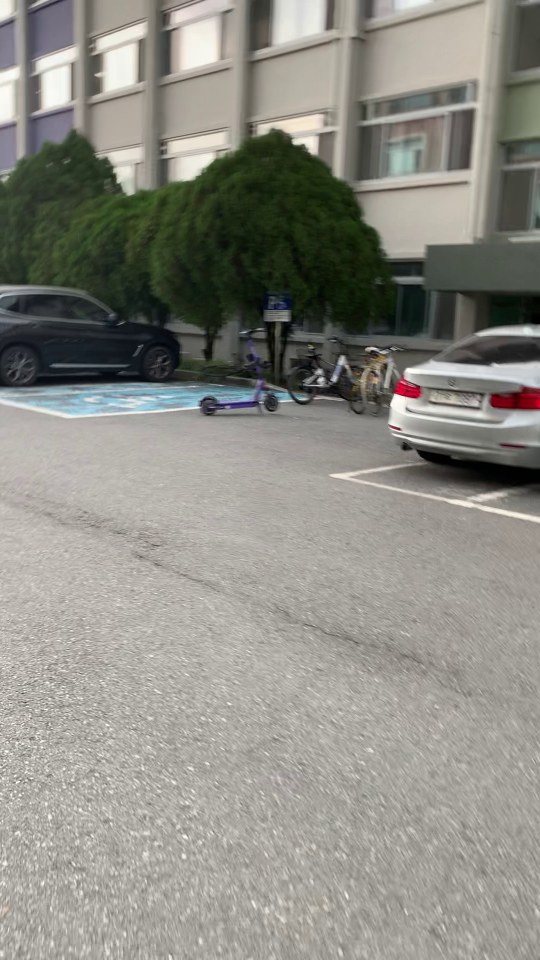
#> input picture img/00007.jpg, 1080 x 1920 px (shown at 1/2 size); its folder holds 4 pictures in this run
$ jupyter execute --allow-errors PIL-resizing.ipynb
#> lines starting #> are read from the running program, lines starting #| are printed output that depends on the picture
[cell 1]
import os

targerdir = r"C:\Users\FBK\Desktop\capstone\practice_1007\label"
print(targerdir)

#> (the rest of this cell did not finish here and is left out)

### 이미지 resizing

[cell 2]
from PIL import Image
import os

img_path = r"./img"
img_files = os.listdir(img_path)

new_img_path = r"./resize_img"

def resizeImg(files, imgPath, newImgPath):
#> called with imgPath = './img', newImgPath = './resize_img'
    if not os.path.exists(newImgPath):
        os.makedirs(newImgPath)

    for image_file in files:
        image = Image.open(imgPath + '/' + image_file)
#> image is the input picture: PIL image 1080x1920 RGB; mean R, G, B 140.2, 139.3, 131.6
        resize_image = image.resize((108, 192))
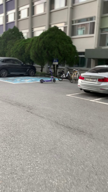
#> resize_image: PIL image 108x192 RGB; mean R, G, B 140.2, 139.3, 131.6
        resize_image.save(newImgPath + '/' + image_file)
#> pass 2 of the loop in resizeImg, `for image_file in files:`:
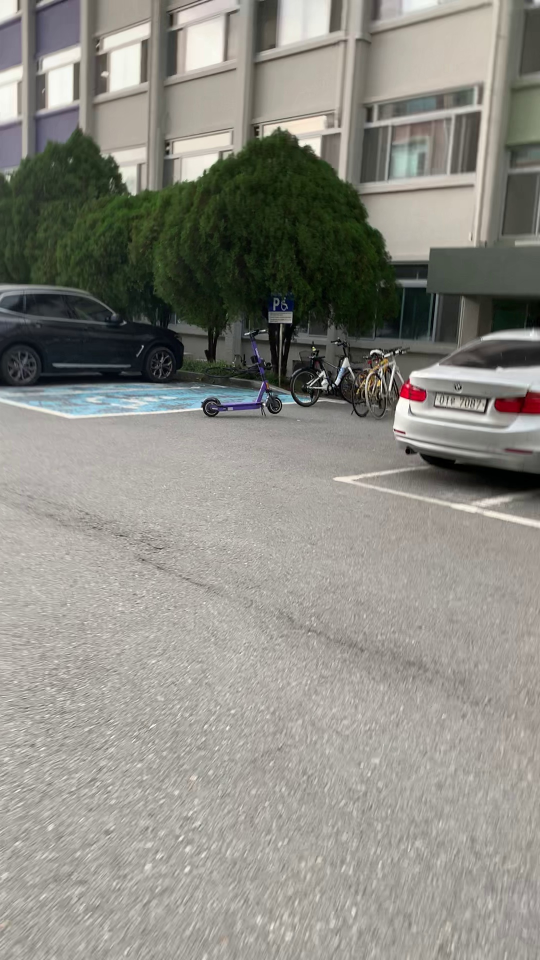
#> input picture img/00008.jpg, 1080 x 1920 px (shown at 1/2 size)
#> in resizeImg, image is the input picture: PIL image 1080x1920 RGB; mean R, G, B 140.1, 138.9, 131.3
#> in resizeImg, `resize_image = image.resize((108, 192))`:
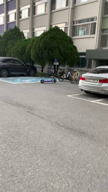
#> resize_image: PIL image 108x192 RGB; mean R, G, B 140.1, 138.9, 131.3
#> pass 3 of the loop in resizeImg, `for image_file in files:`:
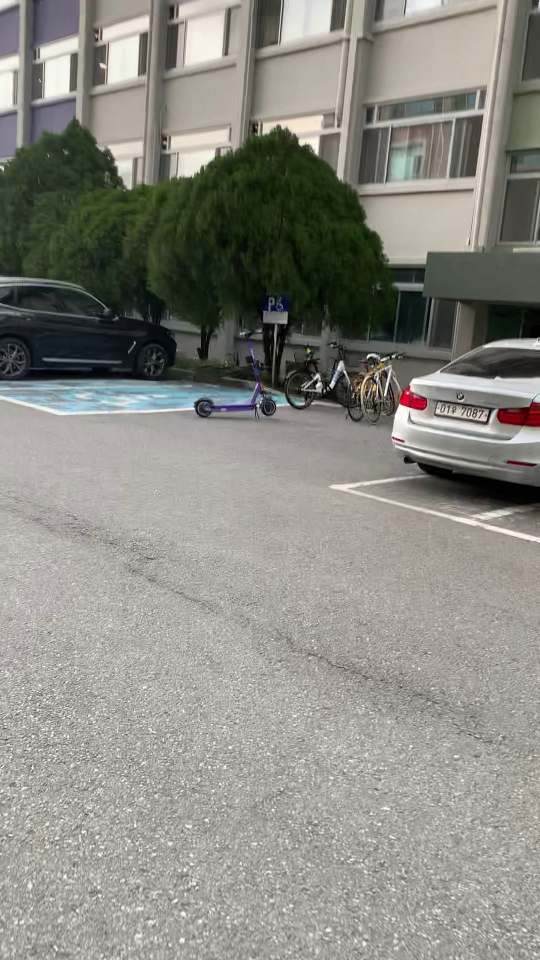
#> input picture img/00014.jpg, 1080 x 1920 px (shown at 1/2 size)
#> in resizeImg, image is the input picture: PIL image 1080x1920 RGB; mean R, G, B 138.5, 137.4, 129.8
#> in resizeImg, `resize_image = image.resize((108, 192))`:
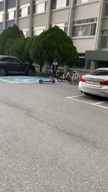
#> resize_image: PIL image 108x192 RGB; mean R, G, B 138.5, 137.4, 129.8
#> the loop made 4 passes; the first 3 are shown

resizeImg(img_files, img_path, new_img_path)
